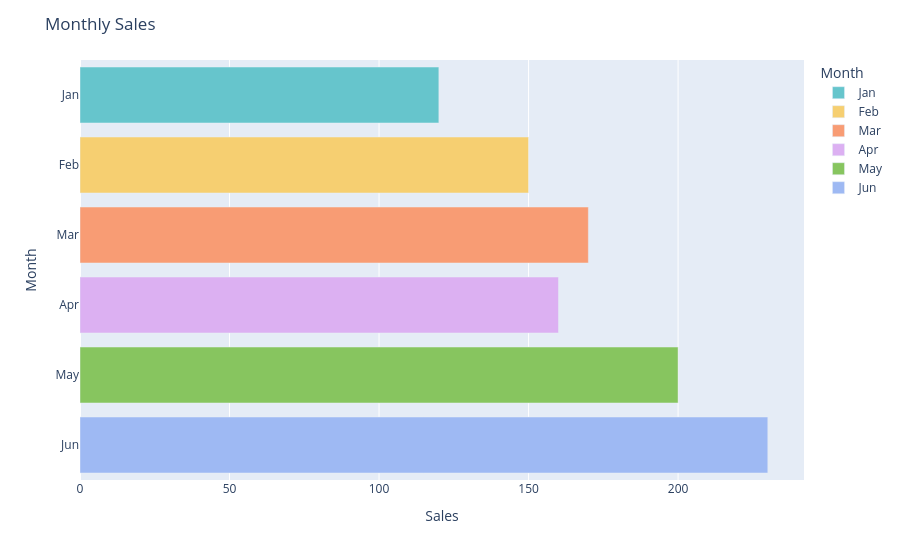

This figure's notebook cell:
### Markdown cell above
#### Plotly

### Code cell
import plotly.express as px
import pandas as pd

# Sample Data
df = pd.DataFrame({
    "Month": ["Jan", "Feb", "Mar", "Apr", "May", "Jun"],
    "Sales": [120, 150, 170, 160, 200, 230]
})

# Horizontal Bar Plot
fig = px.bar(
    df,
    x="Sales",
    y="Month",
    orientation="h",
    color="Month",
    color_discrete_sequence=px.colors.qualitative.Pastel
)

fig.update_layout(
    title="Monthly Sales",
    xaxis_title="Sales",
    yaxis_title="Month"
)

fig.show()

### Figure 1 — Plotly figure (JSON) as saved in the notebook; plotly's stock layout.template omitted (floating-point values rounded to 4 significant figures)
{"data": [{"hovertemplate": "Month=%{y}<br>Sales=%{x}<extra></extra>", "legendgroup": "Jan", "marker": {"color": "rgb(102, 197, 204)", "pattern": {"shape": ""}}, "name": "Jan", "orientation": "h", "showlegend": true, "textposition": "auto", "type": "bar", "x": [120], "xaxis": "x", "y": ["Jan"], "yaxis": "y"}, {"hovertemplate": "Month=%{y}<br>Sales=%{x}<extra></extra>", "legendgroup": "Feb", "marker": {"color": "rgb(246, 207, 113)", "pattern": {"shape": ""}}, "name": "Feb", "orientation": "h", "showlegend": true, "textposition": "auto", "type": "bar", "x": [150], "xaxis": "x", "y": ["Feb"], "yaxis": "y"}, {"hovertemplate": "Month=%{y}<br>Sales=%{x}<extra></extra>", "legendgroup": "Mar", "marker": {"color": "rgb(248, 156, 116)", "pattern": {"shape": ""}}, "name": "Mar", "orientation": "h", "showlegend": true, "textposition": "auto", "type": "bar", "x": [170], "xaxis": "x", "y": ["Mar"], "yaxis": "y"}, {"hovertemplate": "Month=%{y}<br>Sales=%{x}<extra></extra>", "legendgroup": "Apr", "marker": {"color": "rgb(220, 176, 242)", "pattern": {"shape": ""}}, "name": "Apr", "orientation": "h", "showlegend": true, "textposition": "auto", "type": "bar", "x": [160], "xaxis": "x", "y": ["Apr"], "yaxis": "y"}, {"hovertemplate": "Month=%{y}<br>Sales=%{x}<extra></extra>", "legendgroup": "May", "marker": {"color": "rgb(135, 197, 95)", "pattern": {"shape": ""}}, "name": "May", "orientation": "h", "showlegend": true, "textposition": "auto", "type": "bar", "x": [200], "xaxis": "x", "y": ["May"], "yaxis": "y"}, {"hovertemplate": "Month=%{y}<br>Sales=%{x}<extra></extra>", "legendgroup": "Jun", "marker": {"color": "rgb(158, 185, 243)", "pattern": {"shape": ""}}, "name": "Jun", "orientation": "h", "showlegend": true, "textposition": "auto", "type": "bar", "x": [230], "xaxis": "x", "y": ["Jun"], "yaxis": "y"}], "layout": {"barmode": "relative", "legend": {"title": {"text": "Month"}, "tracegroupgap": 0}, "margin": {"t": 60}, "title": {"text": "Monthly Sales"}, "xaxis": {"anchor": "y", "domain": [0, 1], "title": {"text": "Sales"}}, "yaxis": {"anchor": "x", "categoryarray": ["Jun", "May", "Apr", "Mar", "Feb", "Jan"], "categoryorder": "array", "domain": [0, 1], "title": {"text": "Month"}}}}
